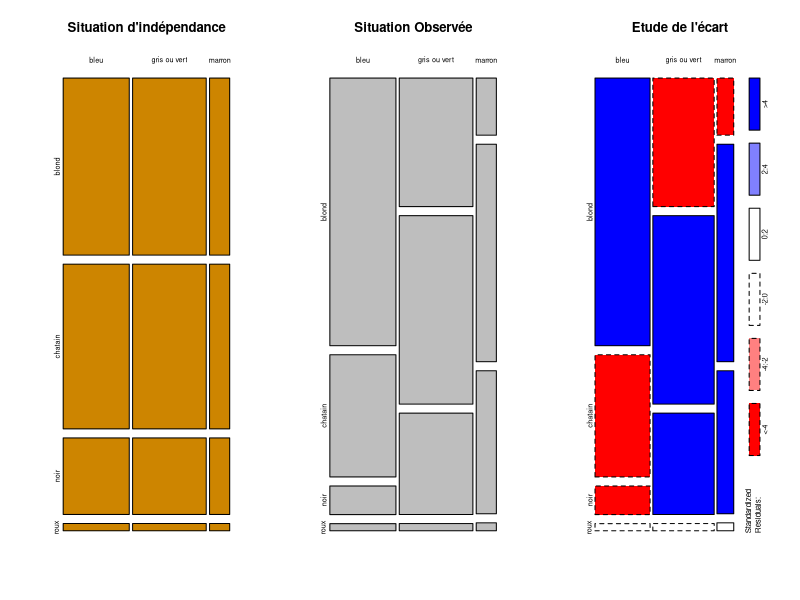

Recreate this plot in R.
## ---- chunk 1
# Descendance observée
observation <- c(19,41)
# probabilités théoriques : d'un point de vue théorique, on devrait avoir 3/4 et 1/4 soit 75 et 25%
proba <- c(1/6,5/6) 
# Réalisation du test de khi-deux
test<-chisq.test(observation,p=proba)
test
## ---- chunk 2
test$statistic #: la statistique du Chi2.
test$parameter #: le nombre de degrés de libertés.
test$p.value #: la p-value.
test$observed #: la matrice observée de départ.
test$expected #: la matrice attendue sous l'hypothèse nulle d'absence de biais.
## ---- chunk 3
# Créations des vecteurs correspondant à 2 catégories et pour chaque catégories 4 tranches salariales :
hommes = c(50,70,110,60)
femmes = c(80,75,100,30)
# Création d'une matrice des effectifs comparative :
tableau = matrix(c(hommes, femmes),2,4,byrow=T) # (2 : nombre de lignes et 4 nombres de colonnes (tranches salariales))
tableau
# Réalisation du test khi-deux - les résultats sont sauvegardés dans "khi_test"
test = chisq.test(tableau)
test # affiche le résultat du test
## ---- chunk 4
test$statistic #: la statistique du Chi2.
test$parameter #: le nombre de degrés de libertés.
test$p.value #: la p-value.
test$observed #: la matrice observée de départ.
test$expected #: la matrice attendue sous l'hypothèse nulle d'absence de biais.
## ---- chunk 5
# Créations des vecteurs correspondant aux 2 catégories :
pedago1 = c(51, 29)
pedago2 = c(38, 12)
pedago3 = c(86, 34)
# Création d'une matrice comparative :
tableau = matrix(c(pedago1,pedago2,pedago3),3,2,byrow=T)
colnames(tableau)<-c("Reçus","recalés")
tableau
# (3 : nombre de lignes et 2 nombres de colonnes)

# autre méthode 
tableau = rbind(pedago1,pedago2,pedago3)
colnames(tableau)<-c("Reçus","recalés")
tableau
# Réalisation du test khi-deux - les résultats sont sauvegardés dans "khi_test"
test = chisq.test(tableau)
test # affiche le r?sultat du test
## ---- chunk 6
test$statistic #: la statistique du Chi2.
test$parameter #: le nombre de degrés de libertés.
test$p.value #: la p-value.
test$observed #: la matrice observée de départ.
test$expected #: la matrice attendue sous l'hypothèse nulle d'absence de biais.
## ---- chunk 7
###########################################################################################
#Tableau de Contingence

tableau<-matrix(c(1768,807,189,47,946,1387,746,53,115,438,288,16),ncol = 4,byrow = T)
tableau
rownames(tableau)<-c("bleu","gris ou vert","marron")
colnames(tableau)<-c("blond","chatain","noir","roux")
tableau
ni.<-margin.table(tableau,1)
ni.
n.j<-margin.table(tableau,2)
n.j
sum(ni.)
sum(n.j)
n..<-sum(ni.)
n..
addmargins(tableau)

(freqabs<-round(tableau/n..*100,2))

test<-chisq.test(tableau)
test$statistic #: la statistique du Chi2.
test$parameter #: le nombre de degrés de libertés.
test$p.value #: la p-value.
addmargins(test$observed) #: la matrice observée de départ.
addmargins(test$expected) #: la matrice attendue sous l'hypothèse nulle d'absence de biais.
## ---- chunk 8
par(mfrow=c(1,3))
mosaicplot(test$expected, main="Situation d'indépendance", col="orange3")
mosaicplot(tableau, main="Situation Observée")
mosaicplot(tableau, shade=TRUE, main="Etude de l'écart")


